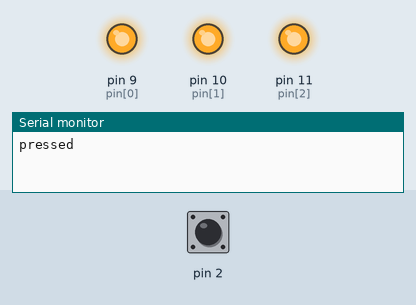
Bench run of a sketch on a simulated Arduino Uno, built with avr-gcc and run on an emulated ATmega328P. Parts: output pins drawn as LEDs (lit = HIGH), the last lines printed to the serial monitor. The test bench sets the inputs (shaded band); at power-on: pin 2 LOW.

Above: at 1.2 s.
1.3 s: pin 2 driven HIGH
At 1.59 s:
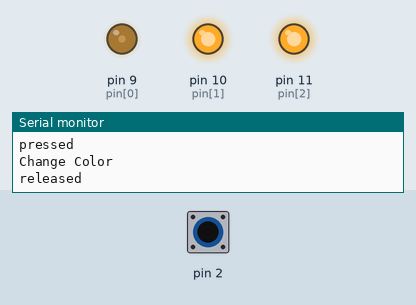
At 3.13 s:
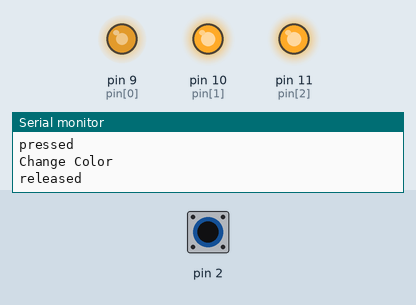
4.3 s: pin 2 driven LOW
7.3 s: pin 2 pulsed HIGH 2 times (0.12 s each, 0.3 s apart)
10.9 s: pin 2 pulsed HIGH 5 times (0.12 s each, 0.3 s apart)
At 12.41 s:
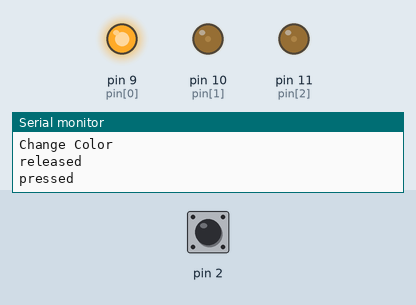
Timing chart, 0 to 16.0 s (numbered marks = the images above; inputs shaded):
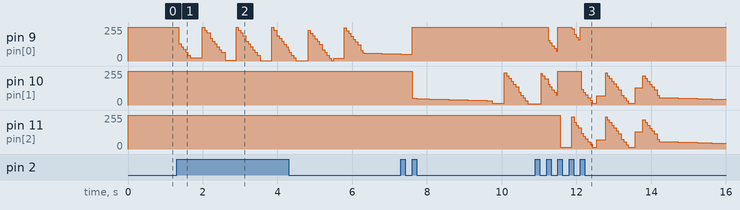

The sketch:

HW1.ino
```cpp
const int pin[3] = {9,10,11};
unsigned int t, lt, bt = 0;

int brightness = 0;
int a = -1;
byte pressed, led = 0;
byte d = 0;
void setup() {
  // put your setup code here, to run once:
  for(int i=0;i<3;i++){
    pinMode(pin[i], OUTPUT);
  }
  pinMode(2, INPUT);
  Serial.begin(9600);
}

void loop() {
  t = millis();
  // put your main code here, to run repeatedly:
  if(pressed != 0 && digitalRead(2) == 1){
    if(pressed == 1 && t - bt > 50){
      Serial.println("Change Color");
      led++;
      led = (led >= 8) ? 0 : led;
      pressed = 2;
    }
    pressed = 0;
    Serial.println("released");
  }
  if(digitalRead(2) == 0 && pressed == 0){
    bt = t;
    pressed = 1;
    Serial.println("pressed");
  }
  if(pressed == 1 && t - bt > 2000){
    if(digitalRead(2) == 0){
      Serial.println("Change Frequency");
      d = (d == 0) ? 1 : 0;
    }
    pressed = 2;
  }
  if(t - lt > d){
    brightness += a;
  }
  lt = t;
  a = (brightness >= 255) ? a=-1 : a;
  a = (brightness <= 0) ? a=1 : a;
  for(int i=0;i<3;i++){
    if((led >> i) & 1 == 1){
      analogWrite(pin[i], brightness);
    }
    else{
      digitalWrite(pin[i], 1);
    }
  }
}
```

Measured:
- after the input at 1.3 s, pin 9 (pin[0]): ramps from 253/255 to 3/255 and jumps back, once every 0.93 s
